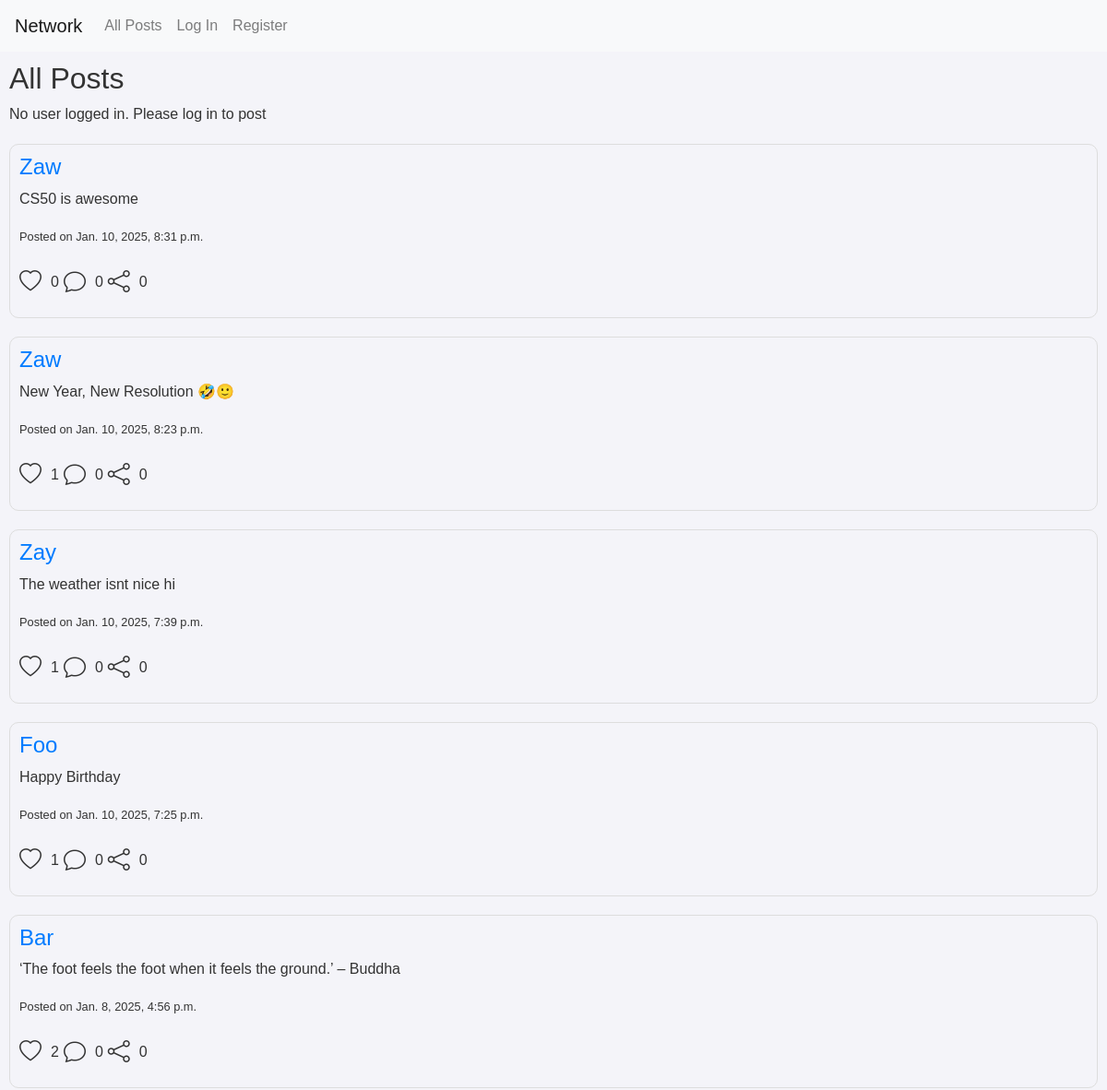
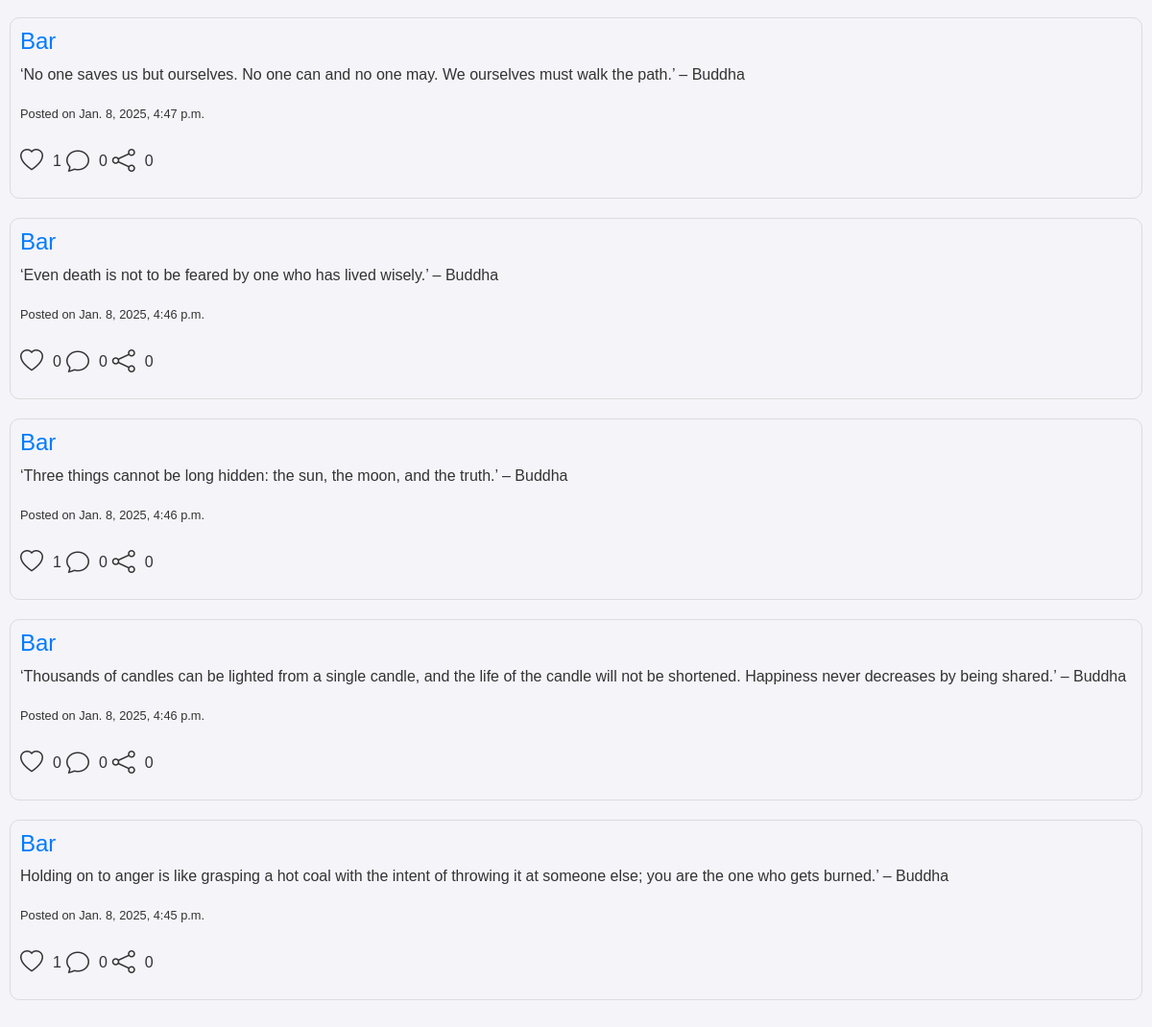
The page / on the database its author committed (2 pictures, top to bottom).
### network/models.py (models this page shows)
class Post(models.Model):
    userid = models.ForeignKey(User,on_delete=models.CASCADE)
    post = models.CharField(max_length=255)
    created_at = models.DateTimeField(auto_now_add=True)
    updated_at = models.DateTimeField(auto_now=True)
    like_count = models.IntegerField(default=0)
    like = models.ManyToManyField(User,related_name="liked",blank=True)
    comment_count = models.IntegerField(default=0)
    comments =models.ManyToManyField(Comment,related_name="post",blank=True)
    shares = models.IntegerField(default=0)

class User(AbstractUser):
    pass

### network/views.py (the view)
# urls.py: path("", views.index, name="index"),
def index(request):
    if request.method == "POST":
        post = request.POST["post"]
        user = request.user
        post = Post(userid=user,post=post)
        post.save()
        return HttpResponseRedirect(reverse("index"))
    else:
        user=request.user
        if request.user.is_anonymous:
            user = None
        posts = Post.objects.prefetch_related(
            Prefetch('comments', queryset=Comment.objects.order_by('-created_at'))
        ).order_by('-created_at')
        paginator  = Paginator(posts,10)
        page_number = request.GET.get('page',1)
        print(page_number,1)
        page_obj = paginator.get_page(page_number)
        print(page_obj)
        for i in page_obj:
            print(i.like.all())
        return render(request, "network/index.html",{
            "posts":page_obj,
            "user":user
        })

### network/templates/network/index.html (shortened to what this page needs)
{% extends "network/layout.html" %}
{% block body %}
    <h2>All Posts</h2>
    {% if user %}
    <form method="post">
        {% csrf_token %}
        <div class="form-group">
          <label for="exampleFormControlTextarea1">New Post</label>
          <textarea class="form-control" name="post" rows="3"class ="textbox"></textarea>
          <button type="submit" class="btn btn-primary">Submit</button>
        </div>
      </form>
    {% else %}
    <p>No user logged in. Please log in to post</p>
    {% endif %}
      {% for post in posts %}
    <div class="post" data-id ="{{ post.id }}">
      <div class="content">
        <h4><a href="{% url 'profile' username=post.userid %}">{{ post.userid }}</a></h4>
        <p>{{ post.post }}</p>
        <small>Posted on {{ post.created_at }}</small>
      </div>
      <div class="actions">
        {% if user in post.like.all %}
        <i class="bi bi-heart like-button liked" data-id="{{ post.id }}"></i>
        {% else %}
          <i class="bi bi-heart like-button" data-id="{{ post.id }}"></i>
        {% endif %}
        </i><span class="like-count count">{{ post.like_count  }}</span>
        <i class="bi bi-chat"></i><span class="comment-count count">{{post.comment_count }}</span>
        <i class="bi bi-share"></i><span class="share-count count">{{ post.shares }}</span>
      </div>
    </div>
    {% endfor %}
{% endblock %}

### network/static/network/styles.css (style rules this page uses)
.post { position: relative; width: 100%; margin: 20px auto; border: 1px solid #ddd; border-radius: 10px; overflow: hidden; }
.post .actions { padding: 10px; display: flex; align-items: center; }
.post .actions i { font-size: 1.5rem; margin-right: 10px; cursor: pointer; transition: transform 0.2s; }
.content { padding: 10px; }
.post .count { margin-right: 5px; }
body { margin: 0; font-family: Arial, sans-serif; background-color: #f4f4f9; color: #333; }

### rows shown on the page
Post: userid "Zaw", post "CS50 is awesome", created_at "Jan. 10, 2025, 8:31 p.m.", like_count "0", comment_count "0", shares "0"
Post: userid "Zaw", post "New Year, New Resolution 🤣🙂", created_at "Jan. 10, 2025, 8:23 p.m.", like_count "1", comment_count "0", shares "0"
Post: userid "Zay", post "The weather isnt nice hi", created_at "Jan. 10, 2025, 7:39 p.m.", like_count "1", comment_count "0", shares "0"
Post: userid "Foo", post "Happy Birthday", created_at "Jan. 10, 2025, 7:25 p.m.", like_count "1", comment_count "0", shares "0"
Post: userid "Bar", post "‘The foot feels the foot when it feels the ground.’ – Buddha", created_at "Jan. 8, 2025, 4:56 p.m.", like_count "2", comment_count "0", shares "0"
Post: userid "Bar", post "‘No one saves us but ourselves. No one can and no one may. We ourselves must walk the path.’ – Buddha", created_at "Jan. 8, 2025, 4:47 p.m.", like_count "1", comment_count "0", shares "0"
Post: userid "Bar", post "‘Even death is not to be feared by one who has lived wisely.’ – Buddha", created_at "Jan. 8, 2025, 4:46 p.m.", like_count "0", comment_count "0", shares "0"
Post: userid "Bar", post "‘Three things cannot be long hidden: the sun, the moon, and the truth.’ – Buddha", created_at "Jan. 8, 2025, 4:46 p.m.", like_count "1", comment_count "0", shares "0"
Post: userid "Bar", post "‘Thousands of candles can be lighted from a single candle, and the life of the candle will not be shortened. Happiness never decreases by being shared.’ – Buddha", created_at "Jan. 8, 2025, 4:46 p.m.", like_count "0", comment_count "0", shares "0"
Post: userid "Bar", post "Holding on to anger is like grasping a hot coal with the intent of throwing it at someone else; you are the one who gets burned.’ – Buddha", created_at "Jan. 8, 2025, 4:45 p.m.", like_count "1", comment_count "0", shares "0"
